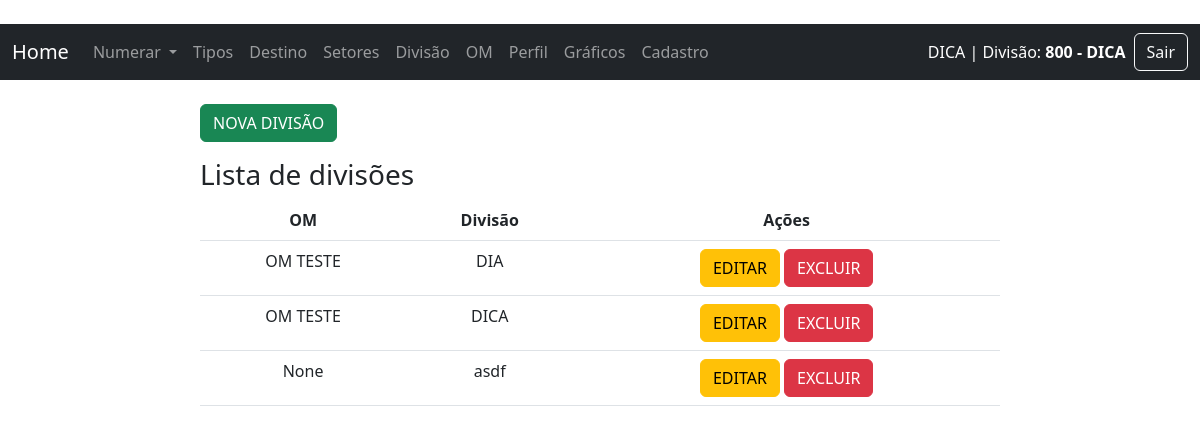
Page /lista_divisao/ (signed in) on the earlier database version.
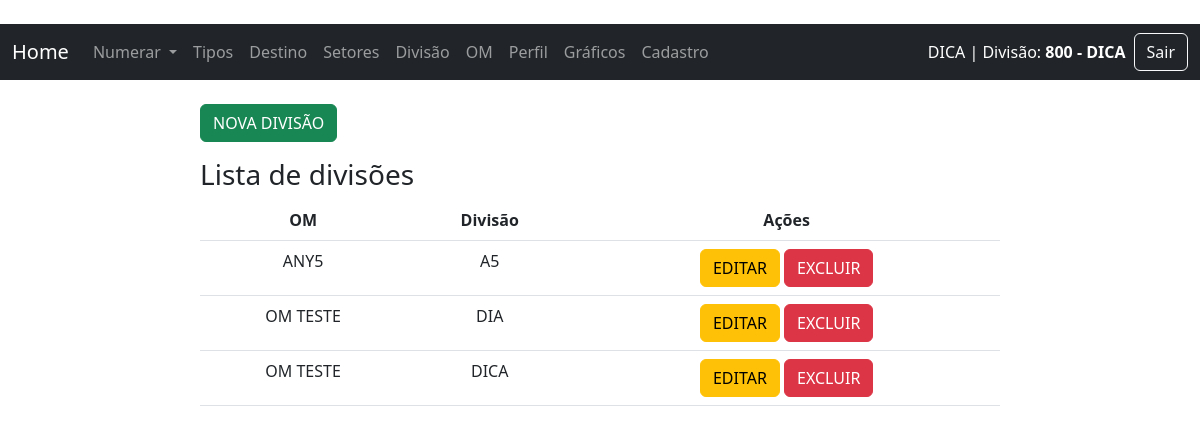
Same page on the later database version.
### sn/models.py (models this page shows, shortened)
class Setor(models.Model):
    fk_divisao = models.ForeignKey(Divisao, on_delete=models.PROTECT, related_name='setores', verbose_name="Divisão", null=True, blank=True)
    fk_user = models.ForeignKey(User, on_delete=models.PROTECT, verbose_name="Usuário/Setor", null=True, blank=True)
    setor = models.CharField(max_length=30, verbose_name="Setor")
    create_at = models.DateTimeField(auto_now_add=True)
    class Meta:
        verbose_name = 'Setor'
        verbose_name_plural = 'Setores'
        ordering = ['setor']

class Divisao(models.Model):
    fk_om = models.ForeignKey(Om, on_delete=models.PROTECT, related_name='divisoes', verbose_name="OM", null=True, blank=True)
    divisao = models.CharField(max_length=30, verbose_name="Divisão")
    create_at = models.DateTimeField(auto_now_add=True)
    class Meta:
        verbose_name = 'Divisão'
        verbose_name_plural = 'Divisões'
        ordering = ['divisao']

class Om(models.Model):
    om = models.CharField(max_length=100, verbose_name="OM")
    create_at = models.DateTimeField(auto_now_add=True)
    def __str__(self):
        return self.om
    class Meta:
        verbose_name = 'OM'
        verbose_name_plural = 'OMs'
        ordering = ['om']

### sn/views/views_div.py (the view)
# urls.py: path('lista_divisao/', lista_divisao, name="lista_divisao"),
@login_required
def lista_divisao(request):
    dataset = Divisao.objects.all()
    context = {"dataset": dataset}
    context.update(gera_menu())  # Mescla o contexto existente com o menu
    return render(request, "sn/divisao/lista_divisao.html", context)

### sn/context_processors.py (called while the page is built)
def divisao_do_usuario(request):
    if request.user.is_authenticated:
        try:
            divisao = Divisao.objects.get(divisao=request.user.last_name)
            setor = Setor.objects.filter(fk_divisao=divisao).first()
            return {
                'divisao_nome': divisao.divisao,
                'setor_nome': setor.setor if setor else '---'
            }
        except Divisao.DoesNotExist:
            return {'divisao_nome': '---', 'setor_nome': '---'}
    return {}

### sn/views/views_home.py (called while the page is built)
def gera_menu():
    data_tipo = Tipo.objects.all()
    context = ({"data_tipo": data_tipo})  # Mescla o contexto existente com o novo contexto
    return context

### templates/sn/divisao/lista_divisao.html (shortened to what this page needs)
{% extends 'base.html' %}
{% block content %}
{% load permission_tags %}
    <div class="col-8 m-auto pt-4 pb-2">
        {% if user.is_staff %}
        <a href="{% url 'nova_divisao' %}" class="btn btn-success">NOVA DIVISÃO</a>
        {% endif %}
        <h3>Lista de divisões</h3>
        <table class="table">
            <thead class="thead-dark">
              <tr>
                <th style="text-align: center">OM</th>
                <th style="text-align: center">Divisão</th>
                {% if user.is_staff %}
                <th style="text-align: center">Ações</th>
                {% endif %}
                </tr>
                </thead>
                <tbody>
    {% for data in dataset %}
    <tr>
        <td style="text-align: center">{{ data.fk_om }}</td>
        <td style="text-align: center">{{ data.divisao }}</td>
        {% if user.is_staff %}
        <td style="text-align: center">
            <a href="/editar_divisao/{{ data.id }}/" class="btn btn-warning">EDITAR</a>
            <a href="/delete_divisao/{{ data.id }}/" class="btn btn-danger">EXCLUIR</a>
        </td>
        {% endif %}
    </tr>
    {% endfor %}
</tbody>
</table>
</div>
{% endblock %}

### templates/base.html (shortened to what this page needs)
{% load permission_tags %}
{% load static %}
{% load extras %}
<!DOCTYPE html>
<html lang="pt-br">
<head>
    <link rel="stylesheet" href="{% static '/css/bootstrap.min.css' %}">
    <link rel="stylesheet" href="{% static '/css/font-awesome.min.css' %}">
</head>
<body style="background-color:white;">
<br />
{% block menu %}
<nav class="navbar navbar-expand-lg navbar-dark bg-dark">
  <div class="container-fluid">
    <a class="navbar-brand" href="{% url 'home' %}">Home</a>
    <div class="collapse navbar-collapse" id="navbarSupportedContent">
      <ul class="navbar-nav me-auto mb-2 mb-lg-0">
        {% if user.is_authenticated %}
        <li class="nav-item dropdown">
          <a class="nav-link dropdown-toggle" href="#" id="navbarDropdown" role="button" data-bs-toggle="dropdown" aria-expanded="false">
            Numerar
          </a>
        </li>
        <li class="nav-item">
          <a class="nav-link" href="{% url 'lista_tipo' %}">Tipos</a>
        </li>
        <li class="nav-item">
          <a class="nav-link" href="{% url 'lista_destino' %}">Destino</a>
        </li>
        <li class="nav-item">
          <a class="nav-link" href="{% url 'lista_setor' %}">Setores</a>
        </li>
        <li class="nav-item">
          <a class="nav-link" href="{% url 'lista_divisao' %}">Divisão</a>
        </li>
        <li class="nav-item">
          <a class="nav-link" href="{% url 'lista_om' %}">OM</a>
        </li>
        <li class="nav-item">
          <a class="nav-link" href="{% url 'perfil_usuario' %}">Perfil</a>
        </li>
        {% if request.user|has_role:"sin" %}
        <li class="nav-item">
          <a class="nav-link" href="#">Gráficos</a>
        </li>
        <li class="nav-item">
          <a class="nav-link" href="{% url 'cadastro' %}">Cadastro</a>
        </li>
        {% endif %}
        {% endif %}
      </ul>
      <form class="d-flex align-items-center gap-2">
  {% if user.is_authenticated %}
    <span class="text-white">
      {{ user.first_name }} {{ user.last_name }} | Divisão: <strong>{{ setor_nome }}</strong>
    </span>
    <a href="{% url 'logout' %}" class="btn btn-outline-light">Sair</a>
  {% else %}
    <a href="{% url 'login' %}" class="btn btn-outline-light">Login</a>
  {% endif %}
</form>
    </div>
  </div>
</nav>
  {% endblock %}
	{% block content %}{% endblock %}
</body>
</html>

Differences in the rows shown:
changed Divisao: fk_om "None" → "ANY5"; divisao "asdf" → "A5"; moves up the list
